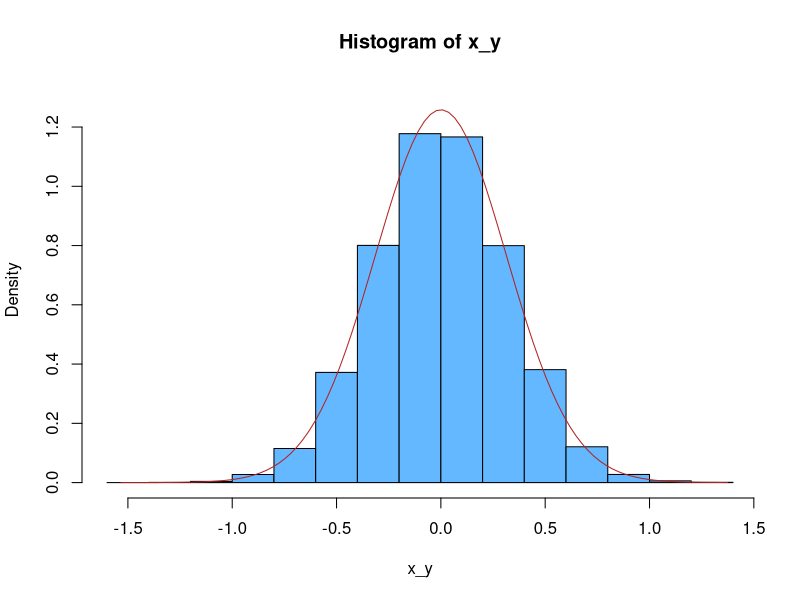

Write the R code that produced this figure.
###############################################################.
## Descripcion: Ejemplo de distribucion t como mezcla
##
## Autor: Jose Pliego
## Fecha: 2020-02-24
###############################################################.

f <- function(x, mu, sigma, nu) {
  tau <- 1/sigma
  constante <- tau*gamma((nu+1)*0.5)*(pi*nu)^(-1/2)/gamma(0.5*nu)
  
  constante * (1+(1/nu)*((x-mu)*tau)^2)^(-(nu+1)*0.5)
  
}

nsim <- 10e4
grados_libertad <- 100
mu <- 0
sigmasq <- .1

set.seed(1996)

chisq <- rchisq(nsim, grados_libertad)
y <- grados_libertad * sigmasq / chisq

x_y <- rnorm(nsim, mean = mu, sd = sqrt(y))

hist(x_y,
     probability = TRUE,
     col = "steelblue1",
     ylim = c(0, 1.3))

curve(f(x, mu, sqrt(sigmasq), grados_libertad),
      from = -1.532872,
      to = 1.374351,
      add = TRUE,
      col = "firebrick")


